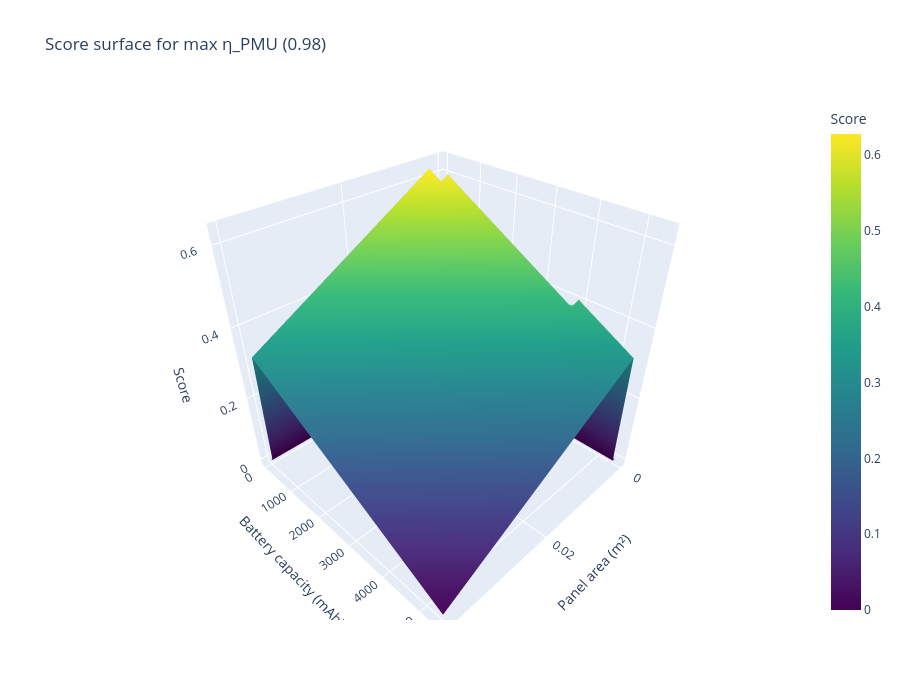

This figure's notebook cell:
### Markdown cell above
## 3D Surface Plot: Score at Maximum PMU Efficiency (not best configs)

### Code cell
eta_max = summary["eta_PMU"].max()
df_plane = summary[summary["eta_PMU"] == eta_max].copy()

df_pivot = (
    df_plane
    .pivot_table(
        index="C_batt_mAh",
        columns="panel_area_m2",
        values="score",
        aggfunc="mean"
    )
    .sort_index()
    .sort_index(axis=1)
)

X = df_pivot.columns.values
Y = df_pivot.index.values
X_grid, Y_grid = np.meshgrid(X, Y)
Z = df_pivot.values

fig = go.Figure(
    data=[
        go.Surface(
            x=X_grid,
            y=Y_grid,
            z=Z,
            colorscale="Viridis",
            colorbar={"title": "Score"}
        )
    ]
)

fig.update_layout(
    title=f"Score surface for max η_PMU ({eta_max})",
    scene=dict(
        xaxis_title="Panel area (m²)",
        yaxis_title="Battery capacity (mAh)",
        zaxis_title="Score"
    ),
    width=900,
    height=700
)

fig.show()

### Figure 1 — Plotly figure (JSON) as saved in the notebook; plotly's stock layout.template omitted (floating-point values rounded to 4 significant figures; data arrays with more than 128 entries replaced by an {"elided": "..."} marker saying what was removed)
{"data": [{"colorbar": {"title": {"text": "Score"}}, "colorscale": [[0, "#440154"], [0.1111, "#482878"], [0.2222, "#3e4989"], [0.3333, "#31688e"], [0.4444, "#26828e"], [0.5556, "#1f9e89"], [0.6667, "#35b779"], [0.7778, "#6ece58"], [0.8889, "#b5de2b"], [1, "#fde725"]], "type": "surface", "x": {"elided": "11x14 float values"}, "y": {"elided": "11x14 int values"}, "z": {"elided": "11x14 float values"}}], "layout": {"height": 700, "scene": {"xaxis": {"title": {"text": "Panel area (m²)"}}, "yaxis": {"title": {"text": "Battery capacity (mAh)"}}, "zaxis": {"title": {"text": "Score"}}}, "title": {"text": "Score surface for max η_PMU (0.98)"}, "width": 900}}
